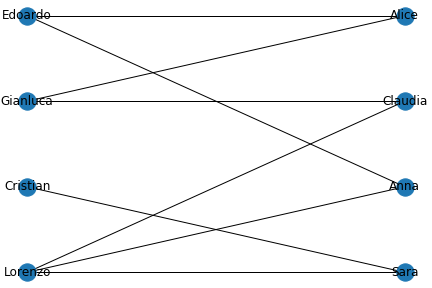

Source code (Python):
import networkx as nx
from networkx.algorithms import bipartite
import matplotlib.pyplot as plt

G = nx.Graph()
G.add_nodes_from(["Edoardo","Gianluca","Lorenzo","Cristian"],bipartite=0)
G.add_nodes_from(["Alice","Anna","Claudia","Sara"],bipartite=1)

G.add_edges_from([("Alice","Edoardo"),("Anna","Lorenzo"),("Anna","Edoardo"),
                 ("Claudia","Gianluca"),("Claudia","Lorenzo"),("Gianluca","Alice"),
                 ("Sara","Cristian"),("Sara","Lorenzo")])

male, female = bipartite.sets(G)
pos = dict()
pos.update( (n, (1, i)) for i, n in enumerate(male) ) 
pos.update( (n, (2, i)) for i, n in enumerate(female) ) 

nx.draw(G,with_labels=True, pos=pos)
plt.savefig("sample_two-mode_network.png")
plt.show()




